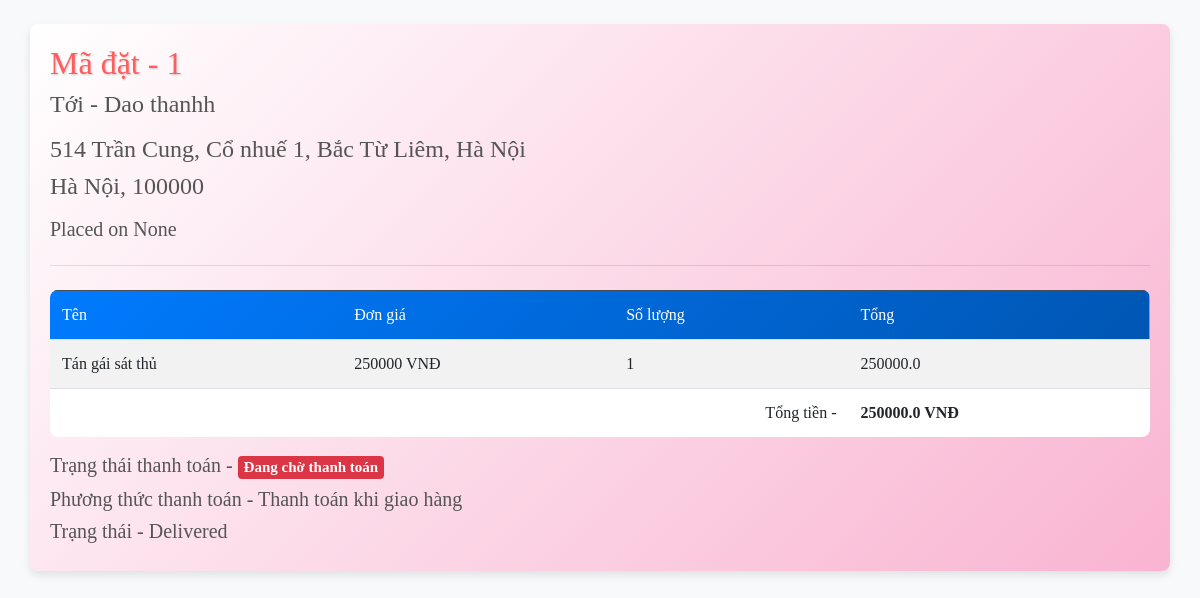
The app's page /orders/invoice/1/ (signed in) with its own data.
### orders/models.py (models this page shows, shortened)
class Order(models.Model):
    user = models.ForeignKey(settings.AUTH_USER_MODEL,
                             related_name='orders', on_delete=models.CASCADE)
    address = models.CharField(max_length=150, blank=False, null=False)
    pin_code = models.CharField(max_length=10)
    city = models.CharField(max_length=50)
    paid = models.BooleanField(default=False)
    created = models.DateTimeField(auto_now_add=True)
    updated = models.DateTimeField(auto_now=True)
    status = models.CharField(
        choices=choices, max_length=10, default='Pending')
    total_price = models.FloatField(null=False, blank=False)
    class Meta:
        ordering = ('-created',)

class OrderItem(models.Model):
    order = models.ForeignKey(
        Order, related_name='items', on_delete=models.CASCADE)
    product = models.ForeignKey(
        Product, related_name='ordered', on_delete=models.CASCADE)
    quantity = models.PositiveIntegerField(default=1)
    total = models.FloatField(null=False, blank=False)

### store/models.py (models this page shows, shortened)
class Product(models.Model):
    category = models.ForeignKey(
        Category, on_delete=models.CASCADE, related_name='products')
    name = models.CharField(max_length=100, null=False, blank=False)
    slug = models.SlugField(unique_for_date='created')
    description = models.TextField(null=False, blank=False)
    price = models.IntegerField(null=False)
    created = models.DateTimeField(auto_now_add=True)
    updated = models.DateTimeField(auto_now=True)
    image = models.ImageField(upload_to='media/products/%Y/%m/%d/', blank=True)
    availibility = models.BooleanField(null=False, default=True)
    class Meta:
        index_together = ('id', 'slug')
        ordering = ('-created',)

### orders/views.py (the view)
# urls.py: path('invoice/<int:pk>/', views.OrderInvoice.as_view(), name='invoice')
class OrderInvoice(LoginRequiredMixin, generic.DetailView):
    model = Order
    context_object_name = 'order'
    template_name = 'orders/order_invoice.html'
    def get_queryset(self):
        qs = super().get_queryset()
        return qs.prefetch_related('items', 'items__product')
    def get_object(self, **kwargs):
        obj = super().get_object(**kwargs)
        if obj.user_id == self.request.user.id or self.request.user.is_superuser:
            return obj
        raise Http404

### cart/cart.py (called while the page is built)
def cart_preprocessor(request):
    return {'cart': Cart(request)}

### orders/templates/orders/order_invoice.html (shortened to what this page needs)
<!DOCTYPE html>
<html lang="en">
  <head>
    <link
      rel="stylesheet"
      href="https://stackpath.bootstrapcdn.com/bootstrap/4.4.1/css/bootstrap.min.css"
    />
  </head>
  <body>
    <div class="container my-4">
      <h2>Mã đặt - {{ order.id }}</h2>
      <h4 class="mb-3">
        Tới - {{ order.user.first_name|default:order.user.username }} {{ order.user.last_name }}
      </h4>
      <h4 class="font-weight-light">{{ order.address }}</h4>
      <h4 class="font-weight-light mb-3">{{ order.city }}, {{ order.pin_code }}</h4>
      <h5 class="font-weight-light mb-4">Placed on {{ order.created }}</h5>
      <hr />
      <table class="table table-striped mt-4">
        <thead class="table-dark">
          <tr>
            <td>Tên </td>
            <td>Đơn giá</td>
            <td>Số lượng</td>
            <td>Tổng </td>
          </tr>
        </thead>
        <tbody>
          {% for o in order.items.all %}
          <tr>
            <td>{{ o.product.name }}</td>
            <td>{{ o.product.price }} VNĐ</td>
            <td>{{ o.quantity }}</td>
            <td>{{ o.total }}</td>
          </tr>
          {% endfor %}
        </tbody>
        <tfoot>
          <tr>
            <td colspan="2"></td>
            <td class="text-right">Tổng tiền -</td>
            <td><b>{{ order.total_price }} VNĐ</b></td>
          </tr>
        </tfoot>
      </table>
      <h5>
        Trạng thái thanh toán - {% if order.paid %}
        <span class="badge badge-success">Đã thanh toán</span>
        {% else %}
        <span class="badge badge-danger">Đang chờ thanh toán</span>
        {% endif %}
      </h5>
      <h5>Phương thức thanh toán - Thanh toán khi giao hàng</h5>
      <h5>Trạng thái - {{ order.status }}</h5>
    </div>
  </body>
</html>

### orders/templates/orders/order_invoice.html (style rules this page uses)
body { font-family: 'Times New Roman', serif; background: #f8f9fa; color: #333; }
h2 { color: #ff5e5e; text-shadow: 1px 1px 2px rgba(0, 0, 0, 0.2); }
h4, h5 { color: #555; font-weight: lighter; }
.container { background: linear-gradient(135deg, #ffffff, #f9b4d1); border-radius: 8px; padding: 20px; box-shadow: 0 4px 8px rgba(0, 0, 0, 0.1); }
.table { background: #ffffff; border-radius: 8px; overflow: hidden; }
.table-dark { background: linear-gradient(135deg, #007bff, #0056b3); color: #ffffff; }
.badge-danger { background: #dc3545; color: #ffffff; }

### records on screen
Order: id "1", user.first_name "Dao", user.last_name "thanhh", address "514 Trần Cung, Cổ nhuế 1, Bắc Từ Liêm, Hà Nội", city "Hà Nội", pin_code "100000", created "None", total_price "250000.0", status "Delivered"
OrderItem: product.name "Tán gái sát thủ", product.price "250000", quantity "1", total "250000.0"
